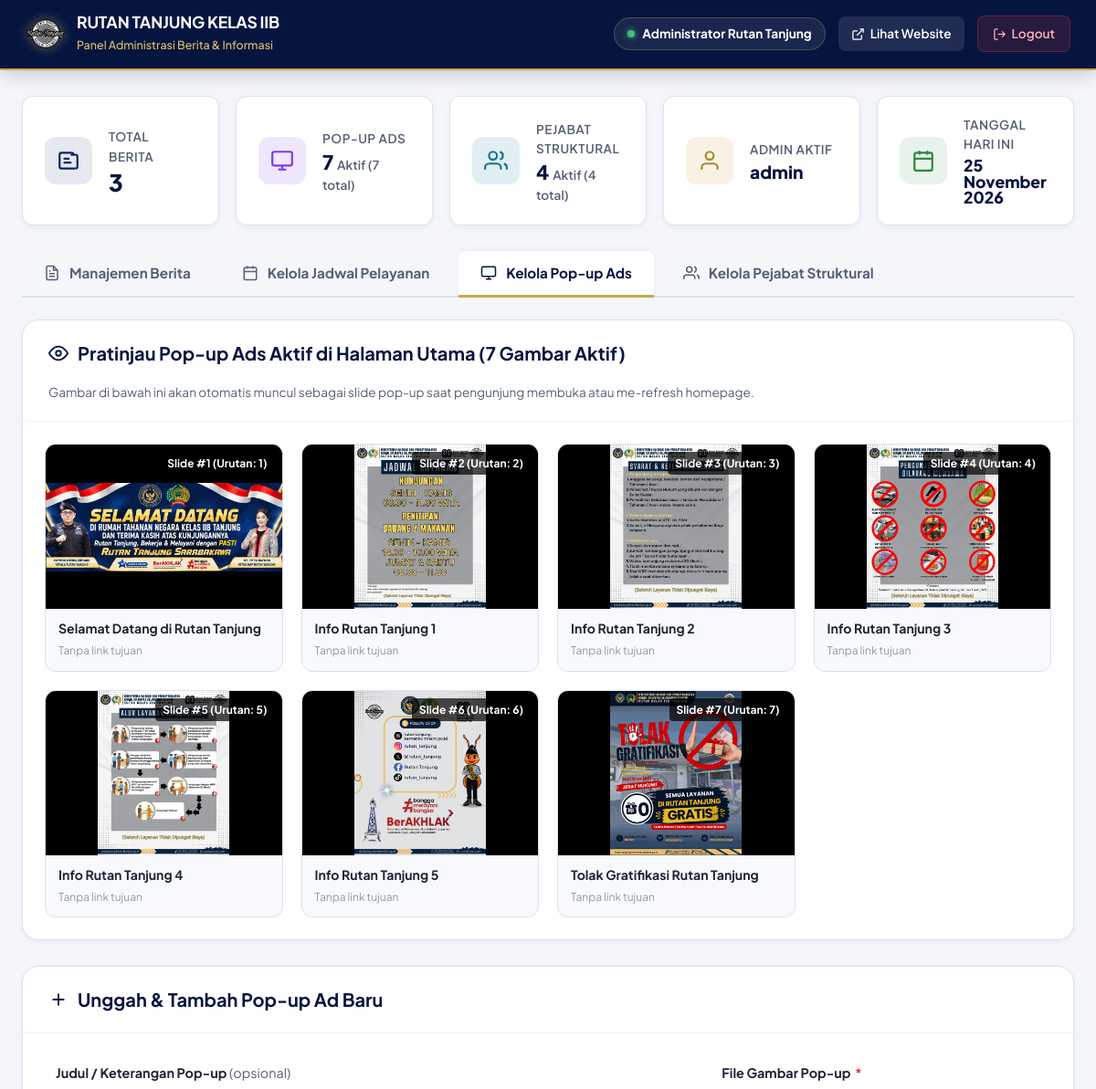
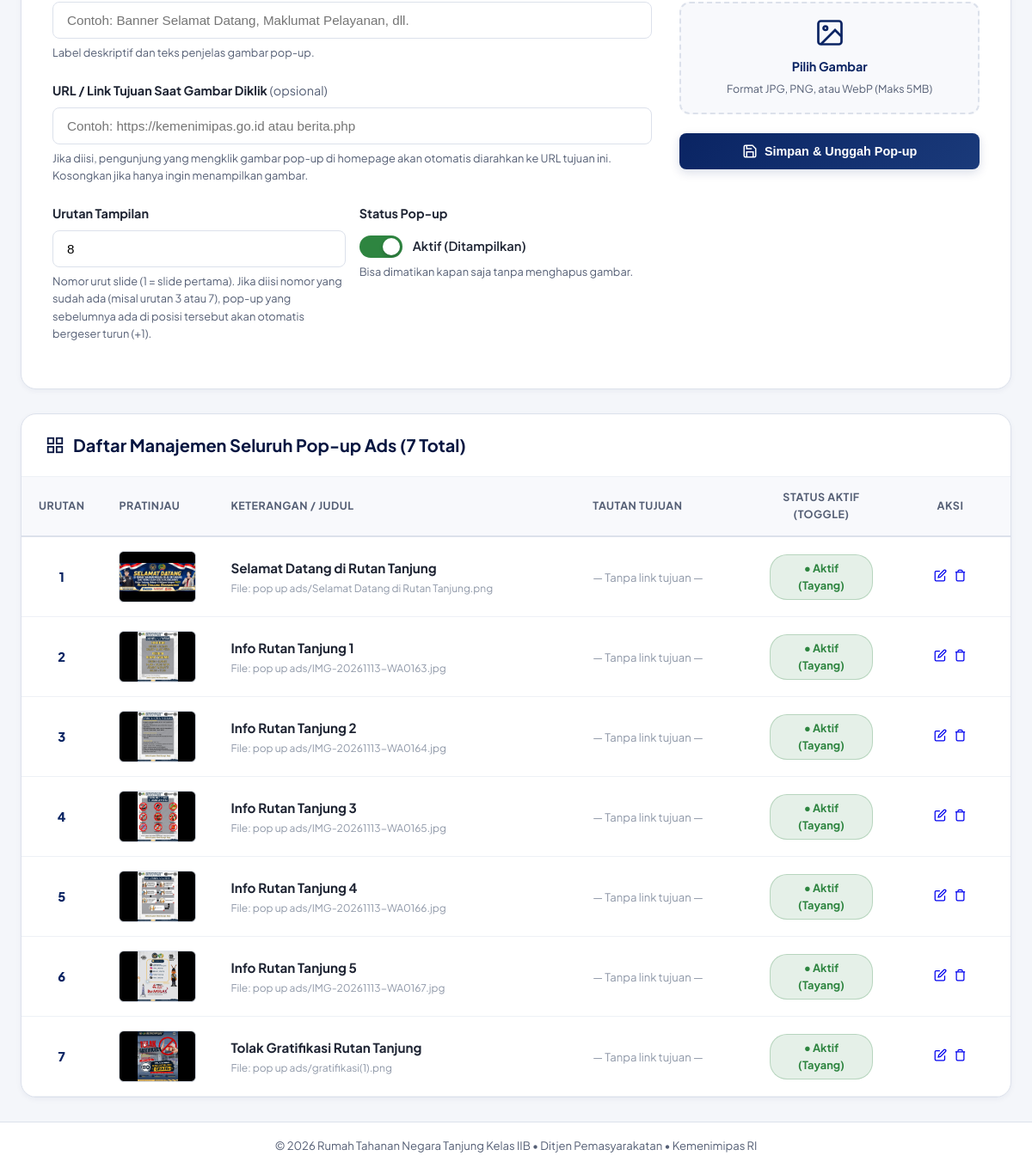
The app's page /admin/index.php?tab=popup (signed in) with its own data (2 pictures, top to bottom).
### tables this page shows
CREATE TABLE IF NOT EXISTS `popup_ads` (
  `id` INT AUTO_INCREMENT PRIMARY KEY,
  `gambar` VARCHAR(255) NOT NULL,
  `link_url` VARCHAR(500) DEFAULT NULL,
  `is_aktif` TINYINT(1) DEFAULT 1,
  `urutan` INT DEFAULT 1,
  `keterangan` VARCHAR(255) DEFAULT '',
  `dibuat_pada` DATETIME DEFAULT CURRENT_TIMESTAMP,
  `diperbarui_pada` DATETIME DEFAULT CURRENT_TIMESTAMP ON UPDATE CURRENT_TIMESTAMP
);

### admin/index.php (the view, shortened to what the rows shown need)
<?php
require_once __DIR__ . '/../koneksi.php';
$tab = $_GET['tab'] ?? 'berita';
$conn->query("CREATE TABLE IF NOT EXISTS `pejabat_struktural` (
  `id` INT AUTO_INCREMENT PRIMARY KEY,
  `nama` VARCHAR(150) NOT NULL,
  `jabatan` VARCHAR(150) NOT NULL,
  `deskripsi` TEXT DEFAULT NULL,
  `foto` VARCHAR(255) DEFAULT NULL,
  `is_kepala` TINYINT(1) DEFAULT 0,
  `is_aktif` TINYINT(1) DEFAULT 1,
  `urutan` INT DEFAULT 1,
  `dibuat_pada` DATETIME DEFAULT CURRENT_TIMESTAMP,
  `diperbarui_pada` DATETIME DEFAULT CURRENT_TIMESTAMP ON UPDATE CURRENT_TIMESTAMP
) ENGINE=InnoDB DEFAULT CHARSET=utf8mb4 COLLATE=utf8mb4_unicode_ci");
$list_popup = $conn->query("SELECT * FROM popup_ads ORDER BY urutan ASC, id ASC");
$list_popup_rows = $list_popup ? $list_popup->fetch_all(MYSQLI_ASSOC) : [];
?>
<!DOCTYPE html>
<html lang="id">
<head>
</head>
<body>
  <header class="admin-navbar">
    <div class="admin-nav-container">
      <a href="index.php" class="admin-brand">
        <div class="admin-brand-text">
          <h1>RUTAN TANJUNG KELAS IIB</h1>
        </div>
      </a>
    </div>
  </header>
  <main class="admin-main">
    <?php if ($tab === 'popup'): ?>
      <div class="content-box" style="margin-bottom: 28px;">
        <?php
        $active_popups = array_values(array_filter($list_popup_rows, fn($p) => (int)$p['is_aktif'] === 1));
        if (!empty($active_popups)):
        ?>
          <div class="popup-preview-grid">
            <?php foreach ($active_popups as $idx => $p):
              $p_img_url = '../' . htmlspecialchars($p['gambar']);
            ?>
              <div class="popup-preview-card">
                <div class="popup-preview-img-wrap" onclick="openImageModal('<?= $p_img_url ?>')" title="Klik untuk memperbesar gambar">
                  <img src="<?= $p_img_url ?>" alt="<?= htmlspecialchars($p['keterangan'] ?? 'Popup') ?>">
                  <span style="position:absolute; top:8px; right:8px; background:rgba(0,0,0,0.7); color:#fff; font-size:0.75rem; font-weight:700; padding:3px 8px; border-radius:4px;">
                    Slide #<?= $idx + 1 ?> (Urutan: <?= (int)$p['urutan'] ?>)
                  </span>
                </div>
                <div class="popup-preview-meta">
                  <div class="popup-preview-meta-title" title="<?= htmlspecialchars($p['keterangan'] ?: 'Pop-up #' . $p['id']) ?>">
                    <?= htmlspecialchars($p['keterangan'] ?: 'Pop-up #' . $p['id']) ?>
                  </div>
                  <?php if (!empty($p['link_url'])): ?>
                    <a href="<?= htmlspecialchars($p['link_url']) ?>" target="_blank" rel="noopener" class="popup-preview-meta-link" title="<?= htmlspecialchars($p['link_url']) ?>">
                      <svg width="12" height="12" viewBox="0 0 24 24" fill="none" stroke="currentColor" stroke-width="2"><path d="M10 13a5 5 0 0 0 7.54.54l3-3a5 5 0 0 0-7.07-7.07l-1.72 1.71"></path><path d="M14 11a5 5 0 0 0-7.54-.54l-3 3a5 5 0 0 0 7.07 7.07l1.71-1.71"></path></svg>
                      <?= htmlspecialchars($p['link_url']) ?>
                    </a>
                  <?php else: ?>
                    <span style="font-size:0.75rem; color:var(--gray-400);">Tanpa link tujuan</span>
                  <?php endif; ?>
                </div>
              </div>
            <?php endforeach; ?>
          </div>
        <?php endif; ?>
      </div>
      <div class="content-box">
        <div class="table-responsive">
          <table class="table-news">
            <thead>
              <tr>
                <th style="width:60px; text-align:center;">Urutan</th>
                <th style="width:120px;">Pratinjau</th>
                <th>Keterangan / Judul</th>
                <th>Tautan Tujuan</th>
                <th style="width:160px; text-align:center;">Status Aktif (Toggle)</th>
                <th style="width:140px; text-align:center;">Aksi</th>
              </tr>
            </thead>
            <tbody>
              <?php if (!empty($list_popup_rows)): ?>
                <?php foreach ($list_popup_rows as $p):
                  $img_src = '../' . htmlspecialchars($p['gambar']);
                ?>
                  <tr>
                    <td style="text-align:center; font-weight:800; color:var(--primary);">
                      <?= (int)$p['urutan'] ?>
                    </td>
                    <td>
                      <div style="width:90px; height:60px; border-radius:6px; overflow:hidden; background:#000; cursor:pointer; display:flex; align-items:center; justify-content:center; border:1px solid var(--gray-200);" onclick="openImageModal('<?= $img_src ?>')" title="Klik untuk memperbesar">
                        <img src="<?= $img_src ?>" alt="Thumbnail" style="width:100%; height:100%; object-fit:contain;">
                      </div>
                    </td>
                    <td>
                      <strong style="color:var(--gray-800); font-size:0.95rem;">
                        <?= htmlspecialchars($p['keterangan'] ?: 'Pop-up #' . $p['id']) ?>
                      </strong>
                      <div style="font-size:0.75rem; color:var(--gray-400); margin-top:2px;">
                        File: <?= htmlspecialchars($p['gambar']) ?>
                      </div>
                    </td>
                    <td>
                      <?php if (!empty($p['link_url'])): ?>
                        <a href="<?= htmlspecialchars($p['link_url']) ?>" target="_blank" rel="noopener" style="color:var(--primary); font-size:0.85rem; display:inline-flex; align-items:center; gap:4px; text-decoration:none;" title="Buka tautan">
                          <svg width="13" height="13" viewBox="0 0 24 24" fill="none" stroke="currentColor" stroke-width="2"><path d="M10 13a5 5 0 0 0 7.54.54l3-3a5 5 0 0 0-7.07-7.07l-1.72 1.71"></path><path d="M14 11a5 5 0 0 0-7.54-.54l-3 3a5 5 0 0 0 7.07 7.07l1.71-1.71"></path></svg>
                          <span style="max-width:220px; overflow:hidden; text-overflow:ellipsis; white-space:nowrap;"><?= htmlspecialchars($p['link_url']) ?></span>
                        </a>
                      <?php else: ?>
                        <span style="color:var(--gray-400); font-size:0.82rem;">— Tanpa link tujuan —</span>
                      <?php endif; ?>
                    </td>
                    <td style="text-align:center;">
                      <a href="index.php?tab=popup&toggle_popup=<?= (int)$p['id'] ?>" class="btn-status-toggle <?= (int)$p['is_aktif'] === 1 ? 'active' : 'inactive' ?>" title="Klik untuk beralih status Aktif / Nonaktif">
                        <?= (int)$p['is_aktif'] === 1 ? '● Aktif (Tayang)' : '○ Nonaktif (Mati)' ?>
                      </a>
                    </td>
                    <td style="text-align:center;">
                      <div style="display:flex; align-items:center; justify-content:center; gap:8px;">
                        <a href="index.php?tab=popup&edit_popup=<?= (int)$p['id'] ?>" class="btn-action edit" title="Edit Pop-up">
                          <svg width="15" height="15" viewBox="0 0 24 24" fill="none" stroke="currentColor" stroke-width="2"><path d="M11 4H4a2 2 0 0 0-2 2v14a2 2 0 0 0 2 2h14a2 2 0 0 0 2-2v-7"></path><path d="M18.5 2.5a2.121 2.121 0 0 1 3 3L12 15l-4 1 1-4 9.5-9.5z"></path></svg>
                        </a>
                        <a href="index.php?tab=popup&hapus_popup=<?= (int)$p['id'] ?>" class="btn-action delete" title="Hapus Pop-up" onclick="return confirm('Apakah Anda yakin ingin menghapus pop-up ini? File gambar di server juga akan otomatis dihapus.');">
                          <svg width="15" height="15" viewBox="0 0 24 24" fill="none" stroke="currentColor" stroke-width="2"><polyline points="3 6 5 6 21 6"></polyline><path d="M19 6v14a2 2 0 0 1-2 2H7a2 2 0 0 1-2-2V6m3 0V4a2 2 0 0 1 2-2h4a2 2 0 0 1 2 2v2"></path></svg>
                        </a>
                      </div>
                    </td>
                  </tr>
                <?php endforeach; ?>
              <?php endif; ?>
            </tbody>
          </table>
        </div>
      </div>
    <?php endif;  ?>
  </main>
</body>
</html>

### records on screen
popup_ads: gambar+keterangan (picture), urutan "1", keterangan "Selamat Datang di Rutan Tanjung", link_url "Tanpa link tujuan", gambar (picture), gambar "pop up ads/Selamat Datang di Rutan Tanjung.png", is_aktif "● Aktif (Tayang)"
popup_ads: gambar (picture), urutan "2", keterangan "Info Rutan Tanjung 1", link_url "Tanpa link tujuan", gambar "pop up ads/IMG-20261113-WA0163.jpg", is_aktif "● Aktif (Tayang)"
popup_ads: gambar (picture), urutan "3", keterangan "Info Rutan Tanjung 2", link_url "Tanpa link tujuan", gambar "pop up ads/IMG-20261113-WA0164.jpg", is_aktif "● Aktif (Tayang)"
popup_ads: gambar (picture), urutan "4", keterangan "Info Rutan Tanjung 3", link_url "Tanpa link tujuan", gambar "pop up ads/IMG-20261113-WA0165.jpg", is_aktif "● Aktif (Tayang)"
popup_ads: gambar (picture), urutan "5", keterangan "Info Rutan Tanjung 4", link_url "Tanpa link tujuan", gambar "pop up ads/IMG-20261113-WA0166.jpg", is_aktif "● Aktif (Tayang)"
popup_ads: gambar (picture), urutan "6", keterangan "Info Rutan Tanjung 5", link_url "Tanpa link tujuan", gambar "pop up ads/IMG-20261113-WA0167.jpg", is_aktif "● Aktif (Tayang)"
popup_ads: gambar (picture), urutan "7", keterangan "Tolak Gratifikasi Rutan Tanjung", link_url "Tanpa link tujuan", gambar "pop up ads/gratifikasi(1).png", is_aktif "● Aktif (Tayang)"

### other values on screen
$_SESSION['admin_nama'] "Administrator Rutan Tanjung"
$stat_berita "3"
$stat_popup_aktif "7"
$stat_popup_total "7"
$stat_pejabat_aktif "4"
$stat_pejabat_total "4"
$_SESSION['admin_username'] "admin"
count($list_popup_rows) "7"
